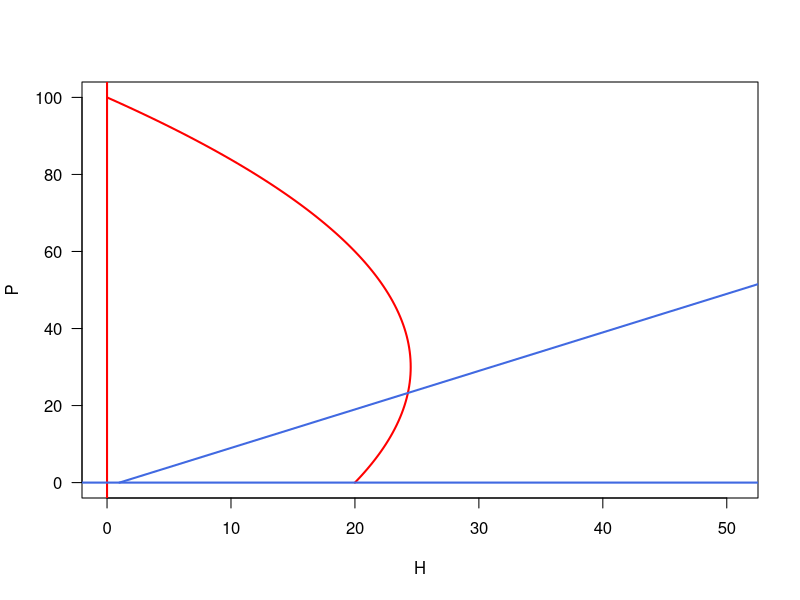
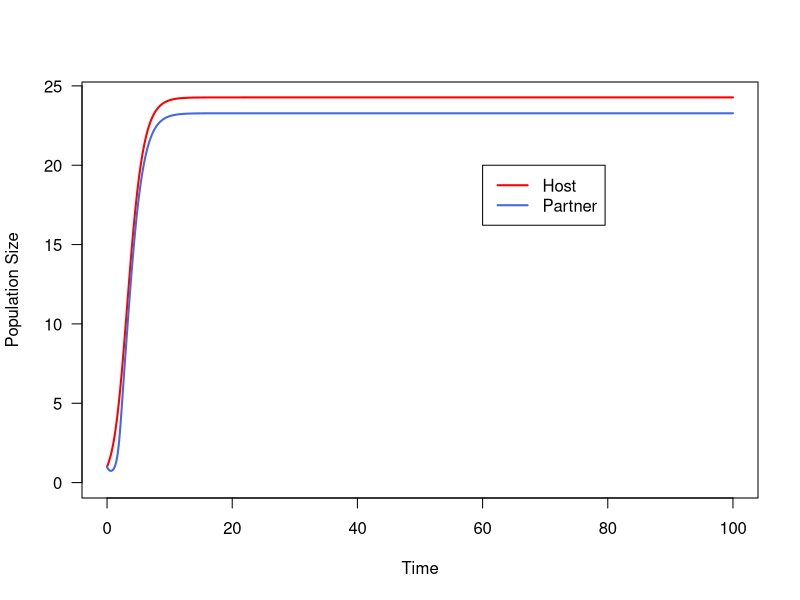
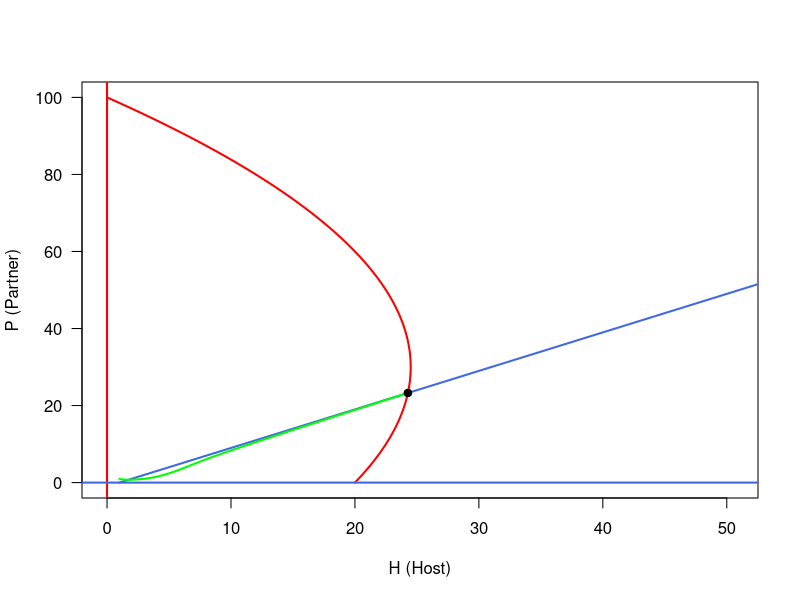
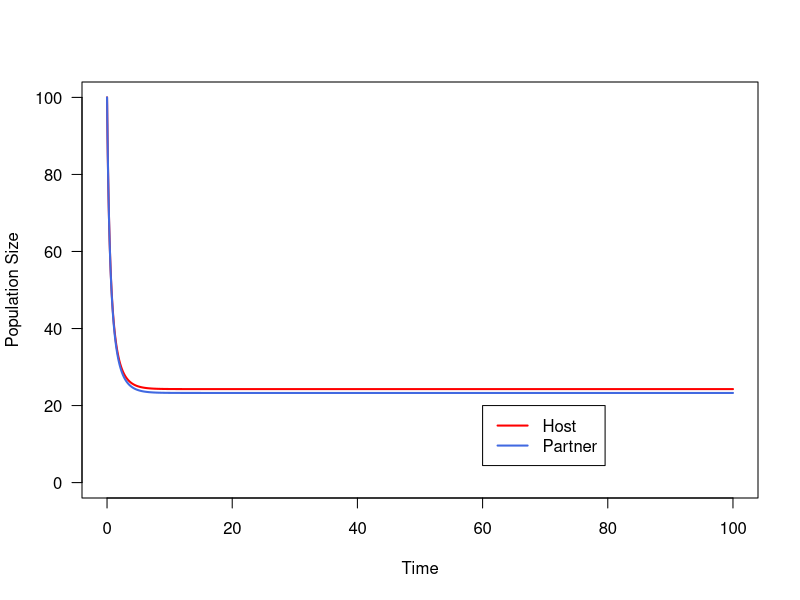
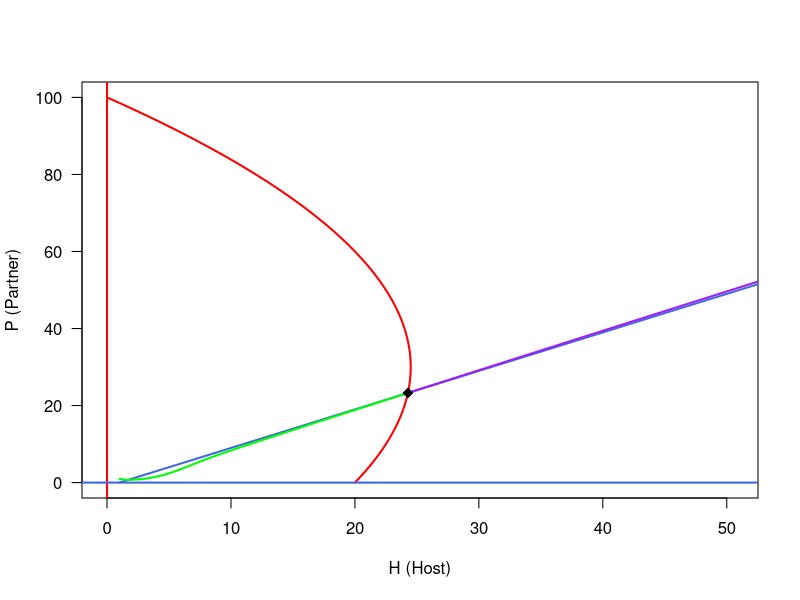
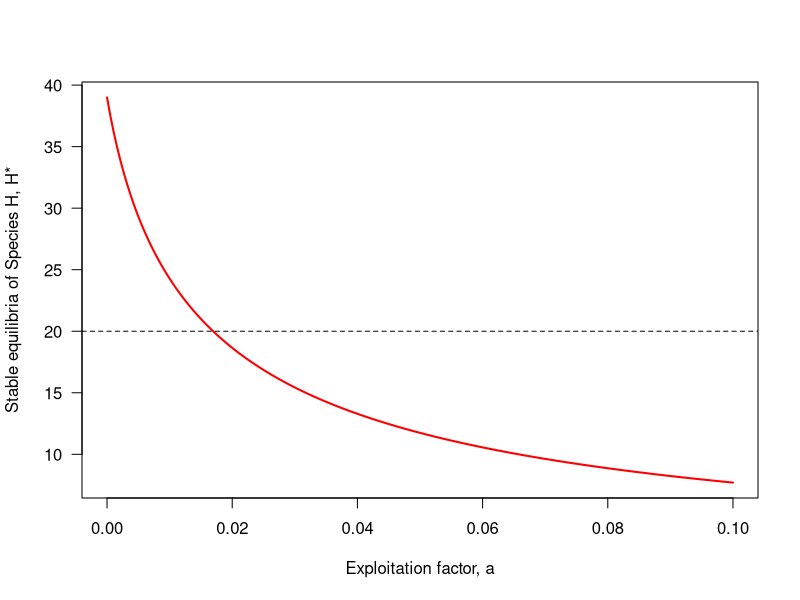
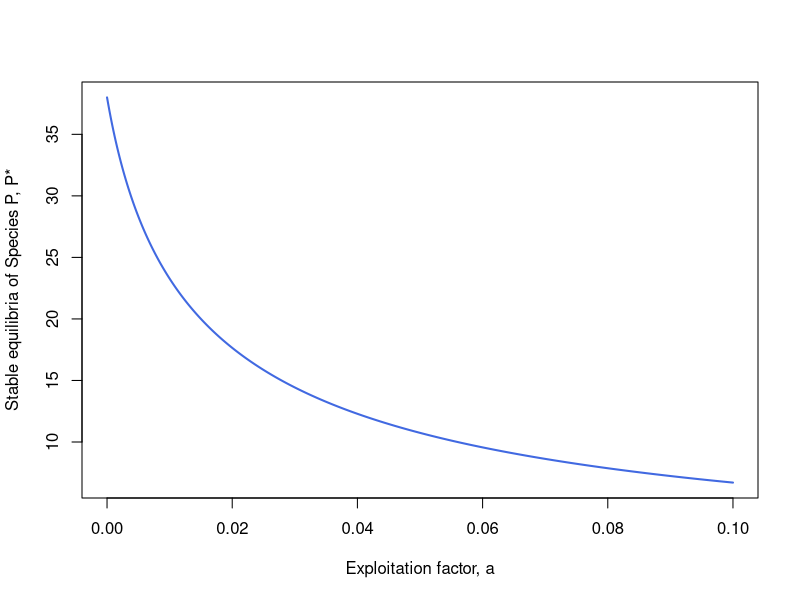
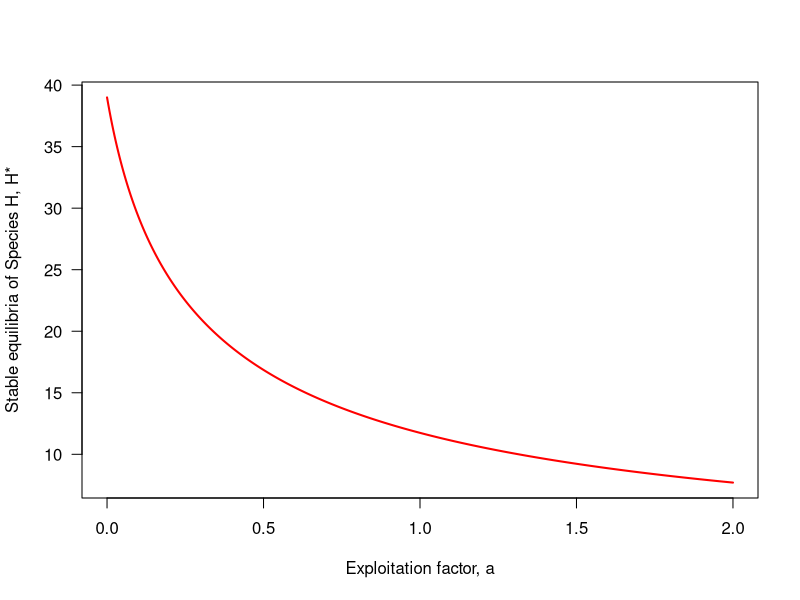

These charts were generated, in order, by the following R code: (Note: a time limit stopped this script after it produced the figures.)
## ---- chunk 1
r <- 1			# growth rate of H
K <- 20			# carrying capacity of H
gamma <- .5		# positive effect of P on H's carrying capacity
a <- .01		# exploitation of H by P
b <- 1			# growth rate of P
m <- 1			# density-independent mortality of P
e <- 1			# factor weighting density-dependent mortality of P
## ---- chunk 2
# make a vector of values for P
Pset <- seq(from = 0, to = 100)

# solve for dHdt and dPdt ZNGIs
dHdt.ZNGI <- 1/r*(K+gamma*Pset)*(r-a*Pset)
dPdt.ZNGI <- m/b*(1+e*Pset)
## ---- chunk 3
head(dHdt.ZNGI)
tail(dHdt.ZNGI)
head(dPdt.ZNGI)
## ---- chunk 4
# assign colors for H and P that we'll use throughout lab
Hcol <- 'red'
Pcol <- 'royalblue'

# plot ZNGI for species H 
plot(x = dHdt.ZNGI, y = Pset, 
     type = 'l', col = Hcol, lwd = 2, las = 1,
     xlim = c(0, max(c(dHdt.ZNGI, dPdt.ZNGI)))/2, 
     xlab = 'H', ylab = 'P')

# plot ZNGI for species P 
lines(x = dPdt.ZNGI, y = Pset, 
      lwd = 2, col = Pcol)

# plot ZNGIs for H = 0 and P = 0
abline(v = 0, lwd = 2, col = Hcol)
abline(h = 0, lwd = 2, col= Pcol)
## ---- chunk 5
# create a vector of timesteps to iterate over

tset <- seq(from = 0, to = 100, length.out = 5000)

# create holding vectors and store initial conditions
H.simu1 <- NaN*tset; H.simu1[1] <- 1
P.simu1 <- NaN*tset; P.simu1[1] <- 1

# for each element i from the second to the last in tset
for(i in 2:length(tset)){
  # calculate change in time
	dt <- tset[i] - tset[i-1]
	
	# store dummy variables
	H <- H.simu1[i-1]
	P <- P.simu1[i-1]
	
	# calculate change in population size of H and P
	dH <- ( r*H*(1-H/(K+gamma*P))-a*H*P )*dt
	dP <- ( b*H*P - m*P*(1+e*P) )*dt
	
	# calculate total population size of H and P
	H.simu1[i] <- H + dH
	P.simu1[i] <- P + dP	
}
## ---- chunk 6
tail(H.simu1)
tail(P.simu1)

## ---- chunk 7
# plot H (H.simu1) as a function of time
plot(x = tset, y = H.simu1, 
     col = Hcol, type = 'l', lwd = 2, las = 1,
     xlab = 'Time', ylab = 'Population Size', 
     ylim = c(0, max(c(P.simu1, H.simu1))))

# plot P (P.simu1) as a function of time
lines(x = tset, y = P.simu1, 
      col = Pcol, lwd=2)

# create a legend
legend(x = 60, y = K, 
       legend = c('Host', 'Partner'), 
       lwd = 2, 
       col = c(Hcol, Pcol))
## ---- chunk 8
# assign color
Simucol <- 'green'

# plot ZNGI for species H
plot(x = dHdt.ZNGI, y = Pset, 
     type = 'l', col = Hcol, lwd = 2, las=1,
     xlim=c(0, max(c(dHdt.ZNGI, dPdt.ZNGI)))/2, 
     xlab = 'H (Host)', ylab = 'P (Partner)')

# plot ZNGI for species P
lines(x = dPdt.ZNGI, y = Pset, 
      lwd = 2, col = Pcol)

# plot ZNGIs at H = 0 and P = 0
abline(v = 0, lwd = 2, col = Hcol)
abline(h = 0, lwd = 2, col= Pcol)

# plot simulated trajectory
lines(x = H.simu1, y = P.simu1, 
      col = Simucol, lwd = 2)		

# add a filled equilibrium point.
points(x = H.simu1[length(tset)], y = P.simu1[length(tset)], 
       col = 'black', bg = 'black', pch = 21)	
## ---- chunk 9
# create a vector of timesteps to iterate over
tset <- seq(from = 0, to = 100, length.out = 5000)

# create holding vectors and store initial conditions
H.simu2 <- NaN*tset; H.simu2[1] <- 100
P.simu2 <- NaN*tset; P.simu2[1] <- 100

# for each element i from the second to the last in tset
for(i in 2:length(tset)){
  # calculate change in time
	dt <- tset[i] - tset[i-1]
	
	# store dummy variables
	H <- H.simu2[i-1]
	P <- P.simu2[i-1]
	
	# calculate change in population size of H and P
	dH <- ( r*H*(1-H/(K+gamma*P))-a*H*P )*dt
	dP <- ( b*H*P - m*P*(1+e*P) )*dt
	
	# calculate total population size of H and P
	H.simu2[i] <- H + dH
	P.simu2[i] <- P + dP	
}
## ---- chunk 10
# plot H (H.simu1) as a function of time
plot(x = tset, y = H.simu2, 
     col = Hcol, type = 'l', lwd = 2, las = 1,
     xlab = 'Time', ylab = 'Population Size', 
     ylim = c(0, max(c(P.simu2, H.simu2))))

# plot P (P.simu1) as a function of time
lines(x = tset, y = P.simu2, 
      col = Pcol, lwd=2)

# create a legend
legend(x = 60, y = K, 
       legend = c('Host', 'Partner'), 
       lwd = 2, 
       col = c(Hcol, Pcol))

## ---- chunk 11
# assign color
Simucol <- 'green'
Simu2col <- 'purple'

# plot ZNGI for species H
plot(x = dHdt.ZNGI, y = Pset, 
     type = 'l', col = Hcol, lwd = 2, las=1,
     xlim=c(0, max(c(dHdt.ZNGI, dPdt.ZNGI)))/2, 
     xlab = 'H (Host)', ylab = 'P (Partner)')

# plot ZNGI for species P
lines(x = dPdt.ZNGI, y = Pset, 
      lwd = 2, col = Pcol)

# plot ZNGIs at H = 0 and P = 0
abline(v = 0, lwd = 2, col = Hcol)
abline(h = 0, lwd = 2, col= Pcol)

# plot simulated trajectory
lines(x = H.simu1, y = P.simu1, 
      col = Simucol, lwd = 2)		
lines(x = H.simu2, y = P.simu2, 
      col = Simu2col, lwd = 2)	

# add a filled equilibrium point.
points(x = H.simu2[length(tset)], y = P.simu2[length(tset)], 
       col = 'black', bg = 'black', pch = 23)	
## ---- chunk 12
aset <- seq(from = 0, to = 0.1, length.out = 500)
r <- 1			# growth rate of H
K <- 20			# carrying capacity of H
gamma <- .5		# positive effect of P on H's carrying capacity
a <- .01		# exploitation of H by P
b <- 1			# growth rate of P
m <- 1			# density-independent mortality of P
e <- 1
## ---- chunk 13
# creating vectors for stable equilibria
Pstarset <- NaN*aset
Hstarset <- NaN*aset

#nested for loop= sim of population sizes, then find values for each hstar and pstar
for(j in 1:length(aset)){
	#hlding vectors
  a <- aset[j] 
	P.simu3 <- NaN*tset
	P.simu3[1] <- 1 
	H.simu3 <- NaN*tset
	H.simu3[1] <- 1
	#run population simu
	for(i in 2:length(tset)){
		dt <- tset[i]-tset[i-1]
		H <- H.simu3[i-1]
		P <- P.simu3[i-1]

		dH <- ( r*H*(1-H/(K+gamma*P))-a*H*P )*dt
	  dP <- ( b*H*P - m*P*(1+e*P) )*dt

	H.simu3[i] <- H + dH
	P.simu3[i] <- P + dP

	}	
	#plug last pop values (stable eq) from each simu and stre in hstar and pstar
	Hstarset[j] <- H.simu3[length(tset)]
	Pstarset[j] <- P.simu3[length(tset)]

	
}


plot(x = aset, y = Hstarset,
     type = 'l', lwd = 2, col = Hcol, las = 1, 
     ylab = 'Stable equilibria of Species H, H*', xlab = 'Exploitation factor, a')
abline(h=K, lty=2)


plot(x = aset, y = Pstarset,
     type = 'l', lwd = 2, col = Pcol,  
     ylab = 'Stable equilibria of Species P, P*', xlab = 'Exploitation factor, a')


## ---- chunk 14
# as a, exploitation rate, increases both populations equilibria decrease
# at values >0.017 the carrying capacity decreases
## ---- chunk 15
r <- 1			# growth rate of H
K <- 20			# carrying capacity of H
gamma <- .5		# positive effect of P on H's carrying capacity
a <- .01		# exploitation of H by P
b <- 1			# growth rate of P
m <- 1			# density-independent mortality of P
e <- 1

bset <- seq(from = 0, to =2, length.out = 500)

Pstarset1 <- NaN*bset
Hstarset1 <- NaN*bset

for(j in 1:length(aset)){
	a <- aset[j] 
	P.simu4 <- NaN*tset
	P.simu4[1] <- 100 
	H.simu4 <- NaN*tset
	H.simu4[1] <- 100
	
	for(i in 2:length(tset)){
		dt <- tset[i]-tset[i-1]
		H <- H.simu4[i-1]
		P <- P.simu4[i-1]

		dH <- ( r*H*(1-H/(K+gamma*P))-a*H*P )*dt
	  dP <- ( b*H*P - m*P*(1+e*P) )*dt

	H.simu4[i] <- H + dH
	P.simu4[i] <- P + dP

	}	
	Hstarset1[j] <- H.simu4[length(tset)]
	Pstarset1[j] <- P.simu4[length(tset)]

	
}


plot(x = bset, y = Hstarset,
     type = 'l', lwd = 2, col = Hcol, las = 1, 
     ylab = 'Stable equilibria of Species H, H*', xlab = 'Exploitation factor, a')


plot(x = bset, y = Pstarset,
     type = 'l', lwd = 2, col = Pcol,  
     ylab = 'Stable equilibria of Species P, P*', xlab = 'Exploitation factor, a')

## ---- chunk 16
r <- 1			# growth rate of H
K <- 20			# carrying capacity of H
gamma <- .5		# positive effect of P on H's carrying capacity
a <- .01		# exploitation of H by P
b <- 1			# growth rate of P
m <- 1			# density-independent mortality of P
e <- 1			# factor weighting density-dependent mortality of P

a_mut <- 0
a_par <- 0.05
## ---- chunk 17
# calculate ZNGIs for H and P given that P is a mutualist
dHdt.ZNGI.mut <- 1/r*(K+gamma*Pset)*(r-a_mut*Pset)
dPdt.ZNGI.mut <- m/b*(1+e*Pset)
## ---- chunk 18
# create holding vectors and store initial conditions
H.simu.mut <- NaN*tset; H.simu.mut[1] <- 1
P.simu.mut <- NaN*tset; P.simu.mut[1] <- 1

# for each element i from the second to the last in tset
for(i in 2:length(tset)){
  # calculate change in time
	dt <- tset[i] - tset[i-1]
	
	# store dummy variables
	H <- H.simu.mut[i-1]
	P <- P.simu.mut[i-1]
	
	# calculate change in population size
	dH <- ( r*H*(1-H/(K+gamma*P))-a_mut*H*P )*dt
	dP <- ( b*H*P - m*P*(1+e*P) )*dt
	
	# calculate total population size
	H.simu.mut[i] <- H + dH
	P.simu.mut[i] <- P + dP	
}
## ---- chunk 19
tail(	H.simu.mut)
tail(	P.simu.mut)
## ---- chunk 20
# store H and P at equilibrium
Hmax.mut <- H.simu.mut[length(tset)]
Pmax.mut <- P.simu.mut[length(tset)]
## ---- chunk 21
# plot ZNGI for H
plot(x = dHdt.ZNGI.mut, y = Pset, 
     type = 'l', col = Hcol, lwd = 2, las = 1,
     xlim = c(0, max(c(dHdt.ZNGI.mut, dPdt.ZNGI.mut)))/2, 
     xlab = 'H', ylab = 'P')

# plot ZNGI for P
lines(x = dPdt.ZNGI.mut, y = Pset, 
      lwd = 2, col = Pcol)

# plot ZNGI at H = 0 and P = 0
abline(v = 0, lwd = 2, col = Hcol)
abline(h = 0, lwd = 2, col= Pcol)

# plot community trajectory
lines(x = H.simu.mut, y = P.simu.mut, 
      col = Simucol, lwd = 2)

# plot equilibrium
points(x = Hmax.mut, y = Pmax.mut, 
       pch = 21, col = 'black', bg = 'black')
## ---- chunk 22
dHdt.ZNGI.par <- 1/r*(K+gamma*Pset)*(r-a_par*Pset)
dPdt.ZNGI.par <- m/b*(1+e*Pset)
## ---- chunk 23
# creating holding vectors and storing initial conditions
H.simu.par <- NaN*tset; H.simu.par[1] <- 1
P.simu.par <- NaN*tset; P.simu.par[1] <- 1

# for each element i from the second to the last in tset
for(i in 2:length(tset)){
  # calculate change in time
	dt <- tset[i] - tset[i-1]
	
	# store dummy variables
	H <- H.simu.par[i-1]
	P <- P.simu.par[i-1]
	
	# calculate change in population size
	dH <- ( r*H*(1-H/(K+gamma*P))-a_par*H*P )*dt
	dP <- ( b*H*P - m*P*(1+e*P) )*dt
	
	# calculate total population size
	H.simu.par[i] <- H + dH
	P.simu.par[i] <- P + dP	
}
## ---- chunk 24
tail(	H.simu.par)
tail(	P.simu.par)
## ---- chunk 25
Hmax.par <- H.simu.par[length(tset)]
Pmax.par <- P.simu.par[length(tset)]
## ---- chunk 26
# plot ZNGI for H
plot(x = dHdt.ZNGI.par, y = Pset, 
     type = 'l', col = Hcol, lwd = 2, las = 1,
     xlim = c(0, max(c(dHdt.ZNGI.par, dPdt.ZNGI.par)))/2, 
     xlab = 'H', ylab = 'P')

# plot ZNGI for P
lines(x = dPdt.ZNGI.par, y = Pset, 
      lwd = 2, col = Pcol)

# plot ZNGIs for H = 0 and P = 0
abline(v = 0, lwd = 2, col = Hcol)
abline(h = 0, lwd = 2, col= Pcol)

# plot community trajectory
lines(x = H.simu.par, y = P.simu.par, 
      col = Simucol, lwd=2)

# plot equilbrium point
points(x = Hmax.par, y = Pmax.par, 
       pch = 21, col = 'black', bg = 'black')
## ---- chunk 27
D_H <- 0.001
D_P <- 0.01
## ---- chunk 28
Xset <- seq(from = 1, to = 20)
## ---- chunk 29
# create a holding matrix
H.simu3 <- matrix(data = NA, 
                  nrow = length(tset), ncol = length(Xset))	

# fill initial conditions in the first row
H.simu3[1, ] <- c(K, rep(0, length(Xset)-1))
## ---- chunk 30
head(H.simu3)
## ---- chunk 31
for (i in 2:length(tset)) {		# For each timestep
  
  # calculate change in time
  dt <- tset[i] - tset[i - 1]
  
  for (j in 1:length(Xset)) {		# For each spatial location, chage idex value to j instead of i
    
    H <- H.simu3[i - 1, j]			# Choose the correct previous population size
    
    # calculate change in population size
    if (j == 1) { # If you're in the leftmost patch, you can only move rightj+1
      dH <- (r*H*(1 - H/K) + D_H*(H.simu3[i-1,j+1] - H) ) * dt
      # rightmost patch
    } else if (j == length(Xset)) { # If you're in the rightmost patch, you can only move left j-1
      dH <- (r*H*(1 - H/K) + D_H*(H.simu3[i-1,j-1] - H) ) * dt
      # the middle
    } else { # If you're anywhere in the middle, you can move either right or left
      dH <- (r*H*(1-H/K) + D_H*(H.simu3[i-1,j-1] + H.simu3[i-1,j+1] - 2*H)) * dt
    }
    
    H.simu3[i, j] <- H + dH		# Compute the current population size
  }
}
## ---- chunk 32
head(H.simu3)
## ---- chunk 33
#only patch 10, middle of coastline
plot(x = tset, y = H.simu3[,10],
     type = 'l', lwd = 2, col = Hcol,
     xlab = 'Time', ylab = 'Host Population Size', 
     ylim = c(0, K), las = 1)  
## ---- chunk 34
plot(x = tset, y = H.simu3[,1],
     type = 'l', lwd = 2, col =Hcol ,
     xlab = 'Time', ylab = 'Host Population Size', 
     ylim = c(0, K), las = 1)  
lines(x = tset, y = H.simu3[,5],lwd=2,col='seagreen3')
lines(x = tset, y = H.simu3[,10],lwd=2,col='blue')
lines(x = tset, y = H.simu3[,15],lwd=2,col='black')
legend(x = 80, y = K*.9, legend=c('Patch 1','Patch 5','Patch 10','Patch 15'), lwd=2, col=c(Hcol,'seagreen3','blue','black'))
## ---- chunk 35
filled.contour(x = tset, y = Xset, z = H.simu3, 
               xlab = 'Time', ylab = 'Location')
## ---- chunk 36
library(RColorBrewer)		# Load an R colour package

display.brewer.all() # Look at the different colour palettes available
## ---- chunk 37
filled.contour(x = tset, y = Xset, z = H.simu3, 
               nlevels = 4, 
               xlab = 'Time', ylab = 'Location',
               col = brewer.pal(4, 'Greens'))	
## ---- chunk 38
# plot H at time 0
plot(x = Xset, y = H.simu3[1,], 
     type = 'l', lwd = 2, col = Hcol, 
     xlab = 'Location', ylab = 'Host Population Size', 
     ylim = c(0, K), las = 1)
# plot H at time 1000
lines(x = Xset, y = H.simu3[1000,],
      lwd = 2, col = 'seagreen3')
# plot H at time 2000
lines(x = Xset, y = H.simu3[2000,],
      lwd = 2, col = 'blue')
# plot H at time 3000
lines(x = Xset, y = H.simu3[3000,],
      lwd = 2, col = 'black')
# add a legend
legend(x = 15, y = K*.9, 
       legend = c('Day 0', 'Day 1000', 'Day 2000', 'Day 3000'), 
       lwd = 2, 
       col = c(Hcol, 'seagreen3', 'blue', 'black'),
       bg = 'white')
## ---- chunk 39
D_H <- 0.001
D_P <- 0.001
## ---- chunk 40
Xset <- seq(from = 1, to = 20)
## ---- chunk 41
# create a holding matrix for H and fill initial conditions
H.simu4 <- matrix(data=NA, 
                  nrow = length(tset), ncol = length(Xset))
H.simu4[1,] <- c(Hmax.mut,rep(0,length(Xset)-1))	

# create a holding matrix for P and fill initial conditions
P.simu4 <- matrix(data=NA, 
                  nrow = length(tset), ncol = length(Xset))
P.simu4[1,] <- c(Pmax.mut,rep(0,length(Xset)-1))

# for each timestep
for (i in 2:length(tset)) {
  
  # calculate change in time
	dt <- tset[i] - tset[i-1]
	
	for (j in 1:length(Xset)) { # for each patch
	  
	  # store dummy variables
		P <- P.simu4[i-1, j]
		H <- H.simu4[i-1, j]

		# calculate change in population size
		if (j == 1) { # If you're in the leftmost patch
			dP <- (b*H*P - m*P*(1 + e*P) + D_P*(P.simu4[i-1,j+1] - P) )*dt
			dH <- (r*H*(1 - H/(K+gamma*P)) - a_mut*H*P + D_H*(H.simu4[i-1,j+1] - H) )*dt
		} else if (j == length(Xset)) { # If you're in the rightmost patch
			dP <- (b*H*P - m*P*(1 + e*P) + D_P*(P.simu4[i-1,j-1] - P) ) * dt
			dH <- (r*H*(1 - H/(K+gamma*P)) - a_mut*H*P + D_H*(H.simu4[i-1,j-1] - H) )*dt
		} else { # If you're anywhere else
			dP <- (b*H*P - m*P*(1+e*P) + D_P*(P.simu4[i-1,j-1] + P.simu4[i-1,j+1] - 2*P) )*dt
			dH <- (r*H*(1-H/(K+gamma*P)) - a_mut*H*P + D_H*(H.simu4[i-1,j-1] + H.simu4[i-1,j+1] - 2*H) )*dt
		}
		# calculate total population size and store in holding matrix
		P.simu4[i, j] <- P + dP
		H.simu4[i, j] <- H + dH
	}
}
## ---- chunk 42
tail(	P.simu4)
tail(	H.simu4)
## ---- chunk 43
# plot population size in each patch at time 0
plot(x = Xset, y = H.simu4[1,], 
     type = 'l', lwd = 2, col = Hcol, 
     xlab = 'Location', ylab = 'Host Population Size', 
     ylim = c(0, Hmax.mut), las = 1)
# add a line for population size in each patch at time 1000
lines(x = Xset, y = H.simu4[1000,],
      lwd = 2, col = 'seagreen3')
# add a line for population size in each patch at time 2000
lines(x = Xset, y = H.simu4[2000,],
      lwd = 2, col = 'blue')
# add a line for population size in each patch at time 3000
lines(x = Xset, y = H.simu4[3000,],
      lwd = 2, col = 'black')
# add a legend
legend(x = 15, y = Hmax.mut*.9, 
       legend = c('Day 0', 'Day 1000', 'Day 2000', 'Day 3000'), 
       lwd = 2, 
       col = c(Hcol, 'seagreen3', 'blue', 'black'),
       bg = 'white')
## ---- chunk 44
# plot population size in each patch at time 0
plot(x = Xset, y = P.simu4[1,], 
     type = 'l', lwd = 2, col = 'lightblue4', 
     xlab = 'Location', ylab = 'Partner Population Size', 
     ylim = c(0, Pmax.mut), las = 1)
# add a line for population size in each patch at time 1000
lines(x = Xset, y = P.simu4[1000,],
      lwd = 2, col = 'lightblue3')
# add a line for population size in each patch at time 2000
lines(x = Xset, y = P.simu4[2000,],
      lwd = 2, col = 'lightblue2')
# add a line for population size in each patch at time 3000
lines(x = Xset, y = P.simu4[3000,],
      lwd = 2, col = 'lightblue1')
# add a legend
legend(x = 15, y = Pmax.mut*.9, 
       legend = c('Day 0', 'Day 1000', 'Day 2000', 'Day 3000'), 
       lwd = 2, 
       col = c('lightblue4', 'lightblue3', 'lightblue2', 'lightblue1'),
       bg = 'white')
## ---- chunk 45
plot(x = Xset, y = H.simu4[1,], type = 'l', lwd = 2, col=Hcol, xlab='Location',ylab='Host or Partner Population Size', ylim=c(0,Hmax.mut), las=1)
lines(x = Xset, y = H.simu4[1000,],lwd=2,col='seagreen3')
lines(x = Xset, y = H.simu4[2000,],lwd=2,col='blue')
lines(x = Xset, y = H.simu4[3000,],lwd=2,col='black')
lines(x = Xset, y = P.simu4[1,],lwd=2,col='lightblue4')
lines(x = Xset, y = P.simu4[1000,],lwd=2,col='lightblue3')
lines(x = Xset, y = P.simu4[2000,],lwd=2,col='lightblue2')
lines(x = Xset, y = P.simu4[3000,],lwd=2,col='lightblue1')
legend(x = 15, y = Hmax.mut*.9, legend=c('Day 0, H','Day 1000, H','Day 2000, H','Day 3000, H','Day 0, P','Day 1000, P','Day 2000, P','Day 3000, P'), lwd=2, col=c(Hcol,'seagreen3','blue','black','lightblue4','lightblue3','lightblue2','lightblue1'),bg='white')
## ---- chunk 46
plot(x = Xset, y = H.simu4[1,], type = 'l', lwd = 2, col=Hcol, xlab='Location',ylab='Host Population Size', ylim=c(0,Hmax.mut), las=1,main='Simulation w/ mutualist, D_H = D_P = 0.001'); lines(x = Xset, y = H.simu4[1000,],lwd=2,col='seagreen3'); lines(x = Xset, y = H.simu4[2000,],lwd=2,col='blue'); lines(x = Xset, y = H.simu4[3000,],lwd=2,col='black'); legend(x = 15, y = Hmax.mut*.9, legend=c('Day 0','Day 1000','Day 2000','Day 3000'), lwd=2, col=c(Hcol,'seagreen3','blue','black'),bg='white')

plot(x = Xset, y = H.simu3[1,], type = 'l', lwd = 2, col=Hcol, xlab='Location',ylab='Host Population Size', ylim=c(0,Hmax.mut), las=1,main='Simulation w/o mutualist, D_H = 0.001'); lines(x = Xset, y = H.simu3[1000,],lwd=2,col='seagreen3'); lines(x = Xset, y = H.simu3[2000,],lwd=2,col='blue'); lines(x = Xset, y = H.simu3[3000,],lwd=2,col='black'); legend(x = 15, y = Hmax.mut*.9, legend=c('Day 0','Day 1000','Day 2000','Day 3000'), lwd=2, col=c(Hcol,'seagreen3','blue','black'),bg='white')
## ---- chunk 47
plot(x = Xset, y = H.simu4[1000,], type = 'l', lwd = 2, col=Hcol, xlab='Location',ylab='Host Population Size', ylim=c(0,Hmax.mut), las=1)
lines(x = Xset, y = H.simu3[1000,],lwd=2,col='seagreen3')
legend(x = 10, y = Hmax.mut*.9, legend=c('w/ mutualist','w/o mutualist'),lwd=2,col=c(Hcol,'seagreen3'),bg='white')
## ---- chunk 48
D_H <- 0.01
D_P <- 0.001
## ---- chunk 49
# create a holding matrix for H and fill initial conditions
H.simu5 <- matrix(data=NA, 
                  nrow = length(tset), ncol = length(Xset))
H.simu5[1,] <- c(Hmax.mut,rep(0,length(Xset)-1))	

# create a holding matrix for P and fill initial conditions
P.simu5 <- matrix(data=NA, 
                  nrow = length(tset), ncol = length(Xset))
P.simu5[1,] <- c(Pmax.mut,rep(0,length(Xset)-1))

# for each timestep
for (i in 2:length(tset)) {
  
  # calculate change in time
	dt <- tset[i] - tset[i-1]
	
	for (j in 1:length(Xset)) { # for each patch
	  
	  # store dummy variables
		P <- P.simu5[i-1, j]
		H <- H.simu5[i-1, j]

		# calculate change in population size
		if (j == 1) { # If you're in the leftmost patch
			dP <- (b*H*P - m*P*(1 + e*P) + D_P*(P.simu5[i-1,j+1] - P) )*dt
			dH <- (r*H*(1 - H/(K+gamma*P)) - a_mut*H*P + D_H*(H.simu5[i-1,j+1] - H) )*dt
		} else if (j == length(Xset)) { # If you're in the rightmost patch
			dP <- (b*H*P - m*P*(1 + e*P) + D_P*(P.simu5[i-1,j-1] - P) ) * dt
			dH <- (r*H*(1 - H/(K+gamma*P)) - a_mut*H*P + D_H*(H.simu5[i-1,j-1] - H) )*dt
		} else { # If you're anywhere else
			dP <- (b*H*P - m*P*(1+e*P) + D_P*(P.simu5[i-1,j-1] + P.simu5[i-1,j+1] - 2*P) )*dt
			dH <- (r*H*(1-H/(K+gamma*P)) - a_mut*H*P + D_H*(H.simu5[i-1,j-1] + H.simu5[i-1,j+1] - 2*H) )*dt
		}
		# calculate total population size and store in holding matrix
		P.simu5[i, j] <- P + dP
		H.simu5[i, j] <- H + dH
	}
}
## ---- chunk 50

plot(x = Xset, y = H.simu5[1,], type = 'l', lwd = 2, col=Hcol, xlab='Location',ylab='Host Population Size', xlim=c(0,30), las=1)
lines(x = Xset, y = H.simu5[1000,],lwd=2,col='seagreen3')
lines(x = Xset, y = H.simu5[2000,],lwd=2,col='blue')
lines(x = Xset, y = H.simu5[3000,],lwd=2,col='black')
legend(x = 15, y = Hmax.mut*.8, legend=c('Day 1','Day 1000','Day 2000','Day 3000'),lwd=2,col=c(Hcol,'seagreen3','blue','black'),bg='white')
## ---- chunk 51

plot(x = Xset, y = H.simu5[1000,], type = 'l', lwd = 2, col=Hcol, xlab='Location',ylab='Host Population Size', ylim=c(0,Hmax.mut), las=1)
lines(x = Xset, y = H.simu4[1000,],lwd=2,col='seagreen3')
lines(x = Xset, y = H.simu3[1000,],lwd=2,col='blue')

legend(x = 10, y = Hmax.mut*.9, legend=c('host faster','w/ mutualist', 'w/o mutualist'),lwd=2,col=c(Hcol,'seagreen3', 'blue'),bg='white')
## ---- chunk 52



plot(x = Xset, y = H.simu5[1000,], type = 'l', lwd = 2, col=Hcol, xlab='Location',ylab='Host or Partner Population Size', ylim=c(0,Hmax.mut), las=1)
lines(x = Xset, y = H.simu4[1000,],lwd=2,col='seagreen3')

lines(x = Xset, y = P.simu5[1000,],lwd=2,col='lightblue4')
lines(x = Xset, y = P.simu4[1000,],lwd=2,col='lightblue3')

legend(x = 10, y = Hmax.mut*.9, legend=c('Host-faster H','Same speed H','Host-faster P','Same speed H'), lwd=2, col=c(Hcol,'seagreen3', 'lightblue4','lightblue3'),bg='white')
## ---- chunk 53
D_H <- 0.001
D_P <- 0.1
## ---- chunk 54
# create a holding matrix for H and fill initial conditions
H.simu6 <- matrix(data=NA, 
                  nrow = length(tset), ncol = length(Xset))
H.simu6[1,] <- c(Hmax.mut,rep(0,length(Xset)-1))	

# create a holding matrix for P and fill initial conditions
P.simu6 <- matrix(data=NA, 
                  nrow = length(tset), ncol = length(Xset))
P.simu6[1,] <- c(Pmax.mut,rep(0,length(Xset)-1))

# for each timestep
for (i in 2:length(tset)) {
  
  # calculate change in time
	dt <- tset[i] - tset[i-1]
	
	for (j in 1:length(Xset)) { # for each patch
	  
	  # store dummy variables
		P <- P.simu6[i-1, j]
		H <- H.simu6[i-1, j]

		# calculate change in population size
		if (j == 1) { # If you're in the leftmost patch
			dP <- (b*H*P - m*P*(1 + e*P) + D_P*(P.simu6[i-1,j+1] - P) )*dt
			dH <- (r*H*(1 - H/(K+gamma*P)) - a_mut*H*P + D_H*(H.simu6[i-1,j+1] - H) )*dt
		} else if (j == length(Xset)) { # If you're in the rightmost patch
			dP <- (b*H*P - m*P*(1 + e*P) + D_P*(P.simu6[i-1,j-1] - P) ) * dt
			dH <- (r*H*(1 - H/(K+gamma*P)) - a_mut*H*P + D_H*(H.simu6[i-1,j-1] - H) )*dt
		} else { # If you're anywhere else
			dP <- (b*H*P - m*P*(1+e*P) + D_P*(P.simu6[i-1,j-1] + P.simu6[i-1,j+1] - 2*P) )*dt
			dH <- (r*H*(1-H/(K+gamma*P)) - a_mut*H*P + D_H*(H.simu6[i-1,j-1] + H.simu6[i-1,j+1] - 2*H) )*dt
		}
		# calculate total population size and store in holding matrix
		P.simu6[i, j] <- P + dP
		H.simu6[i, j] <- H + dH
	}
}

## ---- chunk 55
plot(x = Xset, y = H.simu6[1,], type = 'l', lwd = 2, col=Hcol, xlab='Location',ylab='Host or Partner Population Size', ylim=c(0,Hmax.mut), las=1)
lines(x = Xset, y = H.simu6[1000,],lwd=2,col='seagreen3')
lines(x = Xset, y = H.simu6[2000,],lwd=2,col='blue')
lines(x = Xset, y = H.simu6[3000,],lwd=2,col='black')

lines(x = Xset, y = P.simu6[1,],lwd=2,col='lightblue4')
lines(x = Xset, y = P.simu6[1000,],lwd=2,col='lightblue3')
lines(x = Xset, y = P.simu6[2000,],lwd=2,col='lightblue2')
lines(x = Xset, y = P.simu6[3000,],lwd=2,col='lightblue1')

legend(x = 10, y = Hmax.mut*.9, legend=c('Day 0, H','Day 1000, H', 'Day 2000, H', 'Day 3000, H','Day 0, P','Day 1000, P', 'Day 2000, P', 'Day 3000, P'), lwd=2, col=c(Hcol,'seagreen3','blue', 'black',  'lightblue4','lightblue3','lightblue2', 'lightblue1'),bg='white')

## ---- chunk 56

## ---- chunk 57

## ---- chunk 58
#variable set up
r <- 1	# growth rate of H
K <- 20			# carrying capacity of H
gamma <- .5		# positive effect of P on H's carrying capacity
a <- .01		# exploitation of H by P
b <- 1			# growth rate of P
m <- 1			# density-independent mortality of P
e <- 1			# factor weighting density-dependent mortality of P
tset <- seq(from = 0, to = 100, length.out = 5000)

a_mut <- 0
a_par <- 0.05

# create holding vectors and store initial conditions
H.simu.mut <- NaN*tset; H.simu.mut[1] <- 1
P.simu.mut <- NaN*tset; P.simu.mut[1] <- 1

# for each element i from the second to the last in tset
for(i in 2:length(tset)){
  # calculate change in time
	dt <- tset[i] - tset[i-1]
	
	# store dummy variables
	H <- H.simu.mut[i-1]
	P <- P.simu.mut[i-1]
	
	# calculate change in population size
	dH <- ( r*H*(1-H/(K+gamma*P))-a_mut*H*P )*dt
	dP <- ( b*H*P - m*P*(1+e*P) )*dt
	
	# calculate total population size
	H.simu.mut[i] <- H + dH
	P.simu.mut[i] <- P + dP	
}



# store H and P at equilibrium
Hmax.mut <- H.simu.mut[length(tset)]
Pmax.mut <- P.simu.mut[length(tset)]

H.simu.par <- NaN*tset; H.simu.par[1] <- 1
P.simu.par <- NaN*tset; P.simu.par[1] <- 1

# for each element i from the second to the last in tset
for(i in 2:length(tset)){
  # calculate change in time
	dt <- tset[i] - tset[i-1]
	
	# store dummy variables
	H <- H.simu.par[i-1]
	P <- P.simu.par[i-1]
	
	# calculate change in population size
	dH <- ( r*H*(1-H/(K+gamma*P))-a_par*H*P )*dt
	dP <- ( b*H*P - m*P*(1+e*P) )*dt
	
	# calculate total population size
	H.simu.par[i] <- H + dH
	P.simu.par[i] <- P + dP	
}
## ---- chunk 59
# store H and P at equilibrium
Hmax.mut <- H.simu.mut[length(tset)]
Pmax.mut <- P.simu.mut[length(tset)]
# store H and P at equilibrium
Hmax.par <- H.simu.par[length(tset)]
Pmax.par <- P.simu.par[length(tset)]


## a. Synchronous dispersal

Hcol <- 'red'
Pcol <- 'royalblue'


D_H <- 0.001
D_P <- 0.001

Xset <- seq(from = 1, to = 20)

# create a holding matrix for H and fill initial conditions
H.simu4 <- matrix(data=NA, 
                  nrow = length(tset), ncol = length(Xset))
H.simu4[1,] <- c(Hmax.mut,rep(0,length(Xset)-1))	

# create a holding matrix for P and fill initial conditions
P.simu4 <- matrix(data=NA, 
                  nrow = length(tset), ncol = length(Xset))
P.simu4[1,] <- c(Pmax.mut,rep(0,length(Xset)-1))

# for each timestep
for (i in 2:length(tset)) {
  
  # calculate change in time
	dt <- tset[i] - tset[i-1]
	
	for (j in 1:length(Xset)) { # for each patch
	  
	  # store dummy variables
		P <- P.simu4[i-1, j]
		H <- H.simu4[i-1, j]

		# calculate change in population size
		if (j == 1) { # If you're in the leftmost patch
			dP <- (b*H*P - m*P*(1 + e*P) + D_P*(P.simu4[i-1,j+1] - P) )*dt
			dH <- (r*H*(1 - H/(K+gamma*P)) - a_mut*H*P + D_H*(H.simu4[i-1,j+1] - H) )*dt
		} else if (j == length(Xset)) { # If you're in the rightmost patch
			dP <- (b*H*P - m*P*(1 + e*P) + D_P*(P.simu4[i-1,j-1] - P) ) * dt
			dH <- (r*H*(1 - H/(K+gamma*P)) - a_mut*H*P + D_H*(H.simu4[i-1,j-1] - H) )*dt
		} else { # If you're anywhere else
			dP <- (b*H*P - m*P*(1+e*P) + D_P*(P.simu4[i-1,j-1] + P.simu4[i-1,j+1] - 2*P) )*dt
			dH <- (r*H*(1-H/(K+gamma*P)) - a_mut*H*P + D_H*(H.simu4[i-1,j-1] + H.simu4[i-1,j+1] - 2*H) )*dt
		}
		# calculate total population size and store in holding matrix
		P.simu4[i, j] <- P + dP
		H.simu4[i, j] <- H + dH
	}
}

## ---- chunk 60
D_H <- 0.01
D_P <- 0.001

# create a holding matrix for H and fill initial conditions
H.simu5 <- matrix(data=NA, 
                  nrow = length(tset), ncol = length(Xset))
H.simu5[1,] <- c(Hmax.mut,rep(0,length(Xset)-1))	

# create a holding matrix for P and fill initial conditions
P.simu5 <- matrix(data=NA, 
                  nrow = length(tset), ncol = length(Xset))
P.simu5[1,] <- c(Pmax.mut,rep(0,length(Xset)-1))

# for each timestep
for (i in 2:length(tset)) {
  
  # calculate change in time
	dt <- tset[i] - tset[i-1]
	
	for (j in 1:length(Xset)) { # for each patch
	  
	  # store dummy variables
		P <- P.simu5[i-1, j]
		H <- H.simu5[i-1, j]

		# calculate change in population size
		if (j == 1) { # If you're in the leftmost patch
			dP <- (b*H*P - m*P*(1 + e*P) + D_P*(P.simu5[i-1,j+1] - P) )*dt
			dH <- (r*H*(1 - H/(K+gamma*P)) - a_mut*H*P + D_H*(H.simu5[i-1,j+1] - H) )*dt
		} else if (j == length(Xset)) { # If you're in the rightmost patch
			dP <- (b*H*P - m*P*(1 + e*P) + D_P*(P.simu5[i-1,j-1] - P) ) * dt
			dH <- (r*H*(1 - H/(K+gamma*P)) - a_mut*H*P + D_H*(H.simu5[i-1,j-1] - H) )*dt
		} else { # If you're anywhere else
			dP <- (b*H*P - m*P*(1+e*P) + D_P*(P.simu5[i-1,j-1] + P.simu5[i-1,j+1] - 2*P) )*dt
			dH <- (r*H*(1-H/(K+gamma*P)) - a_mut*H*P + D_H*(H.simu5[i-1,j-1] + H.simu5[i-1,j+1] - 2*H) )*dt
		}
		# calculate total population size and store in holding matrix
		P.simu5[i, j] <- P + dP
		H.simu5[i, j] <- H + dH
	}
}
## ---- chunk 61
D_H <- 0.001
D_P <- 0.1

# create a holding matrix for H and fill initial conditions
H.simu6 <- matrix(data=NA, 
                  nrow = length(tset), ncol = length(Xset))
H.simu6[1,] <- c(Hmax.mut,rep(0,length(Xset)-1))	

# create a holding matrix for P and fill initial conditions
P.simu6 <- matrix(data=NA, 
                  nrow = length(tset), ncol = length(Xset))
P.simu6[1,] <- c(Pmax.mut,rep(0,length(Xset)-1))

# for each timestep
for (i in 2:length(tset)) {
  
  # calculate change in time
	dt <- tset[i] - tset[i-1]
	
	for (j in 1:length(Xset)) { # for each patch
	  
	  # store dummy variables
		P <- P.simu6[i-1, j]
		H <- H.simu6[i-1, j]

		# calculate change in population size
		if (j == 1) { # If you're in the leftmost patch
			dP <- (b*H*P - m*P*(1 + e*P) + D_P*(P.simu6[i-1,j+1] - P) )*dt
			dH <- (r*H*(1 - H/(K+gamma*P)) - a_mut*H*P + D_H*(H.simu6[i-1,j+1] - H) )*dt
		} else if (j == length(Xset)) { # If you're in the rightmost patch
			dP <- (b*H*P - m*P*(1 + e*P) + D_P*(P.simu6[i-1,j-1] - P) ) * dt
			dH <- (r*H*(1 - H/(K+gamma*P)) - a_mut*H*P + D_H*(H.simu6[i-1,j-1] - H) )*dt
		} else { # If you're anywhere else
			dP <- (b*H*P - m*P*(1+e*P) + D_P*(P.simu6[i-1,j-1] + P.simu6[i-1,j+1] - 2*P) )*dt
			dH <- (r*H*(1-H/(K+gamma*P)) - a_mut*H*P + D_H*(H.simu6[i-1,j-1] + H.simu6[i-1,j+1] - 2*H) )*dt
		}
		# calculate total population size and store in holding matrix
		P.simu6[i, j] <- P + dP
		H.simu6[i, j] <- H + dH
	}
}

## ---- chunk 62
tail(H.simu4)
tail(H.simu6)
## ---- chunk 63
plot(x = Xset, y = H.simu4[1000,], type = 'l', lwd = 2, col= 'darkgreen' , xlab='Location',ylab='Host Population Size', ylim=c(0,Hmax.mut), las=1, main='Plot 1: Host')
lines(x = Xset, y = H.simu5[1000,],lwd=2,col='goldenrod')
lines(x = Xset, y = H.simu6[1000,],lwd=2,col='navy')
legend(x = 10, y = Hmax.mut*.9, legend=c('D_H=D_P', 'D_H>D_P','D_H<D_P'), lwd=2, col=c('darkgreen','goldenrod','navy'),bg='white')




plot(x = Xset, y = P.simu4[1000,], type = 'l', lwd = 2, col='lightgreen', xlab='Location',ylab='Partner Population Size', ylim=c(0,Pmax.mut), las=1, main= "Plot 2: Partner")
lines(x = Xset, y = P.simu5[1000,],lwd=2,col='gold')
lines(x = Xset, y = P.simu6[1000,],lwd=2,col='lightblue2')
legend(x = 10, y = Pmax.mut*.9, legend=c('D_H = D_P','D_H > D_P', 'D_H < D_P'),lwd=2,col=c('lightgreen','gold', 'lightblue2'),bg='white')


## ---- chunk 64
#setup chunk
a_par = 0.05
## ---- chunk 65
D_H <- 0.001
D_P <- 0.001

Xset <- seq(from = 1, to = 20)

# create a holding matrix for H and fill initial conditions
H.simu7 <- matrix(data=NA, 
                  nrow = length(tset), ncol = length(Xset))
H.simu7[1,] <- c(Hmax.par,rep(0,length(Xset)-1))	

# create a holding matrix for P and fill initial conditions
P.simu7 <- matrix(data=NA, 
                  nrow = length(tset), ncol = length(Xset))
P.simu7[1,] <- c(Pmax.par,rep(0,length(Xset)-1))

# for each timestep
for (i in 2:length(tset)) {
  
  # calculate change in time
	dt <- tset[i] - tset[i-1]
	
	for (j in 1:length(Xset)) { # for each patch
	  
	  # store dummy variables
		P <- P.simu7[i-1, j]
		H <- H.simu7[i-1, j]

		# calculate change in population size
		if (j == 1) { # If you're in the leftmost patch
			dP <- (b*H*P - m*P*(1 + e*P) + D_P*(P.simu7[i-1,j+1] - P) )*dt
			dH <- (r*H*(1 - H/(K+gamma*P)) - a_par*H*P + D_H*(H.simu7[i-1,j+1] - H) )*dt
		} else if (j == length(Xset)) { # If you're in the rightmost patch
			dP <- (b*H*P - m*P*(1 + e*P) + D_P*(P.simu7[i-1,j-1] - P) ) * dt
			dH <- (r*H*(1 - H/(K+gamma*P)) - a_par*H*P + D_H*(H.simu7[i-1,j-1] - H) )*dt
		} else { # If you're anywhere else
			dP <- (b*H*P - m*P*(1+e*P) + D_P*(P.simu7[i-1,j-1] + P.simu7[i-1,j+1] - 2*P) )*dt
			dH <- (r*H*(1-H/(K+gamma*P)) - a_par*H*P + D_H*(H.simu7[i-1,j-1] + H.simu7[i-1,j+1] - 2*H) )*dt
		}
		# calculate total population size and store in holding matrix
		P.simu7[i, j] <- P + dP
		H.simu7[i, j] <- H + dH
	}
}
## ---- chunk 66
D_H <- 0.01
D_P <- 0.001

# create a holding matrix for H and fill initial conditions
H.simu8 <- matrix(data=NA, 
                  nrow = length(tset), ncol = length(Xset))
H.simu8[1,] <- c(Hmax.par,rep(0,length(Xset)-1))	

# create a holding matrix for P and fill initial conditions
P.simu8 <- matrix(data=NA, 
                  nrow = length(tset), ncol = length(Xset))
P.simu8[1,] <- c(Pmax.par,rep(0,length(Xset)-1))

# for each timestep
for (i in 2:length(tset)) {
  
  # calculate change in time
	dt <- tset[i] - tset[i-1]
	
	for (j in 1:length(Xset)) { # for each patch
	  
	  # store dummy variables
		P <- P.simu8[i-1, j]
		H <- H.simu8[i-1, j]

		# calculate change in population size
		if (j == 1) { # If you're in the leftmost patch
			dP <- (b*H*P - m*P*(1 + e*P) + D_P*(P.simu8[i-1,j+1] - P) )*dt
			dH <- (r*H*(1 - H/(K+gamma*P)) - a_par*H*P + D_H*(H.simu8[i-1,j+1] - H) )*dt
		} else if (j == length(Xset)) { # If you're in the rightmost patch
			dP <- (b*H*P - m*P*(1 + e*P) + D_P*(P.simu8[i-1,j-1] - P) ) * dt
			dH <- (r*H*(1 - H/(K+gamma*P)) - a_par*H*P + D_H*(H.simu8[i-1,j-1] - H) )*dt
		} else { # If you're anywhere else
			dP <- (b*H*P - m*P*(1+e*P) + D_P*(P.simu8[i-1,j-1] + P.simu8[i-1,j+1] - 2*P) )*dt
			dH <- (r*H*(1-H/(K+gamma*P)) - a_par*H*P + D_H*(H.simu8[i-1,j-1] + H.simu8[i-1,j+1] - 2*H) )*dt
		}
		# calculate total population size and store in holding matrix
		P.simu8[i, j] <- P + dP
		H.simu8[i, j] <- H + dH
	}
}
## ---- chunk 67
D_H <- 0.001
D_P <- 0.01

# create a holding matrix for H and fill initial conditions
H.simu9 <- matrix(data=NA, 
                  nrow = length(tset), ncol = length(Xset))
H.simu9[1,] <- c(Hmax.par,rep(0,length(Xset)-1))	

# create a holding matrix for P and fill initial conditions
P.simu9 <- matrix(data=NA, 
                  nrow = length(tset), ncol = length(Xset))
P.simu9[1,] <- c(Pmax.par,rep(0,length(Xset)-1))

# for each timestep
for (i in 2:length(tset)) {
  
  # calculate change in time
	dt <- tset[i] - tset[i-1]
	
	for (j in 1:length(Xset)) { # for each patch
	  
	  # store dummy variables
		P <- P.simu9[i-1, j]
		H <- H.simu9[i-1, j]

		# calculate change in population size
		if (j == 1) { # If you're in the leftmost patch
			dP <- (b*H*P - m*P*(1 + e*P) + D_P*(P.simu9[i-1,j+1] - P) )*dt
			dH <- (r*H*(1 - H/(K+gamma*P)) - a_par*H*P + D_H*(H.simu9[i-1,j+1] - H) )*dt
		} else if (j == length(Xset)) { # If you're in the rightmost patch
			dP <- (b*H*P - m*P*(1 + e*P) + D_P*(P.simu9[i-1,j-1] - P) ) * dt
			dH <- (r*H*(1 - H/(K+gamma*P)) - a_par*H*P + D_H*(H.simu9[i-1,j-1] - H) )*dt
		} else { # If you're anywhere else
			dP <- (b*H*P - m*P*(1+e*P) + D_P*(P.simu9[i-1,j-1] + P.simu9[i-1,j+1] - 2*P) )*dt
			dH <- (r*H*(1-H/(K+gamma*P)) - a_par*H*P + D_H*(H.simu9[i-1,j-1] + H.simu9[i-1,j+1] - 2*H) )*dt
		}
		# calculate total population size and store in holding matrix
		P.simu9[i, j] <- P + dP
		H.simu9[i, j] <- H + dH
	}
}

## ---- chunk 68
plot(x = Xset, y = H.simu7[1000,], type = 'l', lwd = 2, col= 'darkgreen' , xlab='Location',ylab='Host Population Size', ylim=c(0,Hmax.par), las=1, main='Plot 1: Host')
lines(x = Xset, y = H.simu8[1000,],lwd=2,col='goldenrod')
lines(x = Xset, y = H.simu9[1000,],lwd=2,col='navy')
legend(x = 10, y = Hmax.par*.9, legend=c('D_H=D_P', 'D_H>D_P','D_H<D_P'), lwd=2, col=c('darkgreen','goldenrod','navy'),bg='white')




plot(x = Xset, y = P.simu7[1000,], type = 'l', lwd = 2, col='lightgreen', xlab='Location',ylab='Partner Population Size', ylim=c(0,Pmax.par), las=1, main= "Plot 2: Partner")
lines(x = Xset, y = P.simu8[1000,],lwd=2,col='gold')
lines(x = Xset, y = P.simu9[1000,],lwd=2,col='lightblue2')
legend(x = 10, y = Pmax.par*.9, legend=c('D_H = D_P','D_H > D_P', 'D_H < D_P'),lwd=2,col=c('lightgreen','gold', 'lightblue2'),bg='white')


## ---- chunk 69
# agent A
aA = 0.05
D_P = 1 
D_H <- 0.001

H.simu.parA <- NaN*tset; H.simu.parA[1] <- 1
P.simu.parA <- NaN*tset; P.simu.parA[1] <- 1

# for each element i from the second to the last in tset
for(i in 2:length(tset)){
  # calculate change in time
	dt <- tset[i] - tset[i-1]
	
	# store dummy variables
	H <- H.simu.parA[i-1]
	P <- P.simu.parA[i-1]
	
	# calculate change in population size
	dH <- ( r*H*(1-H/(K+gamma*P))-aA*H*P )*dt
	dP <- ( b*H*P - m*P*(1+e*P) )*dt
	
	# calculate total population size
	H.simu.parA[i] <- H + dH
	P.simu.parA[i] <- P + dP	
}

Hmax.parA <- H.simu.parA[length(tset)]
Pmax.parA <- P.simu.parA[length(tset)]


Xset <- seq(from = 1, to = 20)

# create a holding matrix for H and fill initial conditions
H.simu10 <- matrix(data=NA, 
                  nrow = length(tset), ncol = length(Xset))
H.simu10[1,] <- c(Hmax.parA,rep(0,length(Xset)-1))	

# create a holding matrix for P and fill initial conditions
P.simu10 <- matrix(data=NA, 
                  nrow = length(tset), ncol = length(Xset))
P.simu10[1,] <- c(Pmax.parA,rep(0,length(Xset)-1))

# for each timestep
for (i in 2:length(tset)) {
  
  # calculate change in time
	dt <- tset[i] - tset[i-1]
	
	for (j in 1:length(Xset)) { # for each patch
	  
	  # store dummy variables
		P <- P.simu10[i-1, j]
		H <- H.simu10[i-1, j]

		# calculate change in population size
		if (j == 1) { # If you're in the leftmost patch
			dP <- (b*H*P - m*P*(1 + e*P) + D_P*(P.simu10[i-1,j+1] - P) )*dt
			dH <- (r*H*(1 - H/(K+gamma*P)) - aA*H*P + D_H*(H.simu10[i-1,j+1] - H) )*dt
		} else if (j == length(Xset)) { # If you're in the rightmost patch
			dP <- (b*H*P - m*P*(1 + e*P) + D_P*(P.simu10[i-1,j-1] - P) ) * dt
			dH <- (r*H*(1 - H/(K+gamma*P)) - aA*H*P + D_H*(H.simu10[i-1,j-1] - H) )*dt
		} else { # If you're anywhere else
			dP <- (b*H*P - m*P*(1+e*P) + D_P*(P.simu10[i-1,j-1] + P.simu10[i-1,j+1] - 2*P) )*dt
			dH <- (r*H*(1-H/(K+gamma*P)) - aA*H*P + D_H*(H.simu10[i-1,j-1] + H.simu10[i-1,j+1] - 2*H) )*dt
		}
		# calculate total population size and store in holding matrix
		P.simu10[i, j] <- P + dP
		H.simu10[i, j] <- H + dH
	}
}

## ---- chunk 70
# agent B
aB = 0.5
D_P = 1 
D_H <- 0.001

H.simu.parB <- NaN*tset; H.simu.parB[1] <- 1
P.simu.parB <- NaN*tset; P.simu.parB[1] <- 1

# for each element i from the second to the last in tset
for(i in 2:length(tset)){
  # calculate change in time
	dt <- tset[i] - tset[i-1]
	
	# store dummy variables
	H <- H.simu.parB[i-1]
	P <- P.simu.parB[i-1]
	
	# calculate change in population size
	dH <- ( r*H*(1-H/(K+gamma*P))-aB*H*P )*dt
	dP <- ( b*H*P - m*P*(1+e*P) )*dt
	
	# calculate total population size
	H.simu.parB[i] <- H + dH
	P.simu.parB[i] <- P + dP	
}

Hmax.parB <- H.simu.parB[length(tset)]
Pmax.parB <- P.simu.parB[length(tset)]


Xset <- seq(from = 1, to = 20)

# create a holding matrix for H and fill initial conditions
H.simu11 <- matrix(data=NA, 
                  nrow = length(tset), ncol = length(Xset))
H.simu11[1,] <- c(Hmax.parB,rep(0,length(Xset)-1))	

# create a holding matrix for P and fill initial conditions
P.simu11 <- matrix(data=NA, 
                  nrow = length(tset), ncol = length(Xset))
P.simu11[1,] <- c(Pmax.parB,rep(0,length(Xset)-1))

# for each timestep
for (i in 2:length(tset)) {
  
  # calculate change in time
	dt <- tset[i] - tset[i-1]
	
	for (j in 1:length(Xset)) { # for each patch
	  
	  # store dummy variables
		P <- P.simu11[i-1, j]
		H <- H.simu11[i-1, j]

		# calculate change in population size
		if (j == 1) { # If you're in the leftmost patch
			dP <- (b*H*P - m*P*(1 + e*P) + D_P*(P.simu11[i-1,j+1] - P) )*dt
			dH <- (r*H*(1 - H/(K+gamma*P)) - aB*H*P + D_H*(H.simu11[i-1,j+1] - H) )*dt
		} else if (j == length(Xset)) { # If you're in the rightmost patch
			dP <- (b*H*P - m*P*(1 + e*P) + D_P*(P.simu11[i-1,j-1] - P) ) * dt
			dH <- (r*H*(1 - H/(K+gamma*P)) - aB*H*P + D_H*(H.simu11[i-1,j-1] - H) )*dt
		} else { # If you're anywhere else
			dP <- (b*H*P - m*P*(1+e*P) + D_P*(P.simu11[i-1,j-1] + P.simu11[i-1,j+1] - 2*P) )*dt
			dH <- (r*H*(1-H/(K+gamma*P)) - aB*H*P + D_H*(H.simu11[i-1,j-1] + H.simu11[i-1,j+1] - 2*H) )*dt
		}
		# calculate total population size and store in holding matrix
		P.simu11[i, j] <- P + dP
		H.simu11[i, j] <- H + dH
	}
}

## ---- chunk 71
# agent C
aC = 0.05
#aC = aA
D_P = 10
D_H <- 0.001

Xset <- seq(from = 1, to = 20)

# create a holding matrix for H and fill initial conditions
H.simu12 <- matrix(data=NA, 
                  nrow = length(tset), ncol = length(Xset))
H.simu12[1,] <- c(Hmax.parA,rep(0,length(Xset)-1))	

# create a holding matrix for P and fill initial conditions
P.simu12 <- matrix(data=NA, 
                  nrow = length(tset), ncol = length(Xset))
P.simu12[1,] <- c(Pmax.parA,rep(0,length(Xset)-1))

# for each timestep
for (i in 2:length(tset)) {
  
  # calculate change in time
	dt <- tset[i] - tset[i-1]
	
	for (j in 1:length(Xset)) { # for each patch
	  
	  # store dummy variables
		P <- P.simu12[i-1, j]
		H <- H.simu12[i-1, j]

		# calculate change in population size
		if (j == 1) { # If you're in the leftmost patch
			dP <- (b*H*P - m*P*(1 + e*P) + D_P*(P.simu12[i-1,j+1] - P) )*dt
			dH <- (r*H*(1 - H/(K+gamma*P)) - aA*H*P + D_H*(H.simu12[i-1,j+1] - H) )*dt
		} else if (j == length(Xset)) { # If you're in the rightmost patch
			dP <- (b*H*P - m*P*(1 + e*P) + D_P*(P.simu12[i-1,j-1] - P) ) * dt
			dH <- (r*H*(1 - H/(K+gamma*P)) - aA*H*P + D_H*(H.simu12[i-1,j-1] - H) )*dt
		} else { # If you're anywhere else
			dP <- (b*H*P - m*P*(1+e*P) + D_P*(P.simu12[i-1,j-1] + P.simu12[i-1,j+1] - 2*P) )*dt
			dH <- (r*H*(1-H/(K+gamma*P)) - aA*H*P + D_H*(H.simu12[i-1,j-1] + H.simu12[i-1,j+1] - 2*H) )*dt
		}
		# calculate total population size and store in holding matrix
		P.simu12[i, j] <- P + dP
		H.simu12[i, j] <- H + dH
	}
}

## ---- chunk 72
#invasion front plot
plot(x = Xset, y = H.simu10[1000,], type = 'l', lwd = 2, col= 'darkgreen' , xlab='Location',ylab='Host Population Size', ylim=c(0,Hmax.parA), las=1, main='Plot 1: Host')
lines(x = Xset, y = H.simu11[1000,],lwd=2,col='goldenrod')
lines(x = Xset, y = H.simu12[1000,],lwd=2,col='navy')
legend(x = 10, y = Hmax.parA*.9, legend=c('Agent A', 'Agent B','Agent C'), lwd=2, col=c('darkgreen','goldenrod','navy'),bg='white')




plot(x = Xset, y = P.simu10[1000,], type = 'l', lwd = 2, col='lightgreen', xlab='Location',ylab='Partner Population Size', ylim=c(0,Pmax.parA), las=1, main= "Plot 2: Partner")
lines(x = Xset, y = P.simu11[1000,],lwd=2,col='gold')
lines(x = Xset, y = P.simu12[1000,],lwd=2,col='lightblue2')
legend(x = 10, y = Pmax.parA*.9, legend=c('Agent A', 'Agent B','Agent C'),lwd=2,col=c('lightgreen','gold', 'lightblue2'),bg='white')
